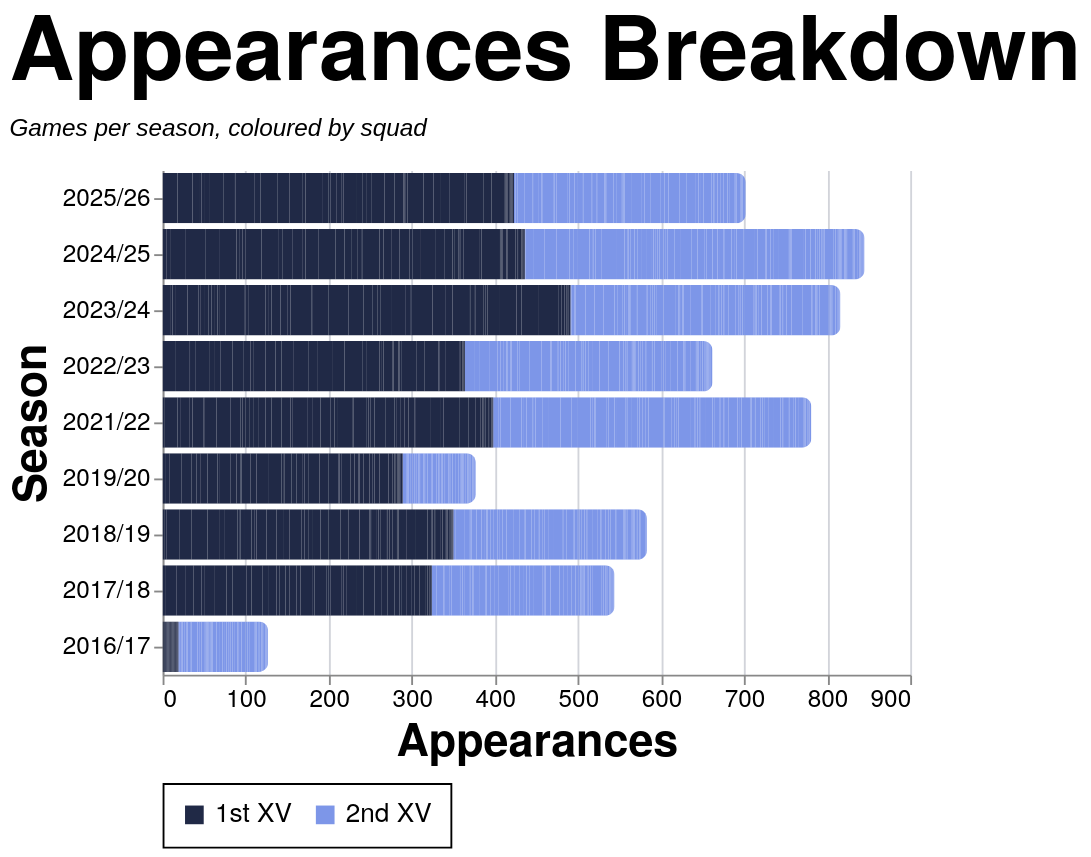

Write a Vega-Lite specification for this figure.
### Vega-Lite specification from a JSON file in a GitHub repository (floating-point values rounded to 4 significant figures; data arrays with more than 128 entries replaced by an {"elided": "..."} marker saying what was removed)
{"config": {"axis": {"labelFont": "PT Sans Narrow, Helvetica Neue, Helvetica, Arial, sans-serif", "titleFont": "PT Sans Narrow, Helvetica Neue, Helvetica, Arial, sans-serif", "labelFontSize": 13, "titleFontSize": 24, "gridColor": "#202947", "gridOpacity": 0.2, "zindex": 1}, "text": {"font": "Lato, sans-serif"}, "bar": {"cornerRadiusEnd": 5}, "header": {"labelFont": "PT Sans Narrow, Helvetica Neue, Helvetica, Arial, sans-serif", "titleFont": "PT Sans Narrow, Helvetica Neue, Helvetica, Arial, sans-serif", "labelFontSize": 24, "titleFontSize": 28, "labelFontWeight": "bold", "orient": "left"}, "legend": {"labelFont": "PT Sans Narrow, Helvetica Neue, Helvetica, Arial, sans-serif", "titleFont": "PT Sans Narrow, Helvetica Neue, Helvetica, Arial, sans-serif", "labelFontSize": 14, "titleFontSize": 16, "titlePadding": 5, "fillColor": "white", "strokeColor": "black", "padding": 10, "titleFontWeight": "lighter", "titleFontStyle": "italic", "titleColor": "gray", "offset": 10}, "title": {"font": "PT Sans Narrow, Helvetica Neue, Helvetica, Arial, sans-serif", "fontSize": 48, "fontWeight": "bold", "anchor": "start", "align": "center", "titlePadding": 20, "subtitlePadding": 10, "subtitleFontSize": 13, "subtitleColor": "", "subtitleFontStyle": "italic", "offset": 15, "color": "black"}, "axisX": {"labelAngle": 0}, "facet": {"title": null, "header": null, "align": {"row": "each", "column": "each"}, "spacing": 10}, "resolve": {"scale": {"y": "independent", "facet": "independent"}}, "background": "transparent", "scale": {"offsetBandPaddingOuter": 0.2, "offsetBandPaddingInner": 0.1}, "view": {"stroke": null, "background": "transparent"}}, "data": {"name": "data-5e50ab4564b3ca9ae52246bd035bb089"}, "mark": {"type": "bar"}, "encoding": {"color": {"field": "color_value", "legend": {"orient": "bottom", "title": null}, "scale": {"domain": ["1st XV", "2nd XV"], "range": ["#202946", "#7d96e8"]}, "sort": {"field": "sum(apps)", "op": "sum", "order": "descending"}, "type": "nominal"}, "tooltip": [{"field": "player", "title": "Player", "type": "nominal"}, {"field": "season", "title": "Season", "type": "nominal"}, {"field": "color_value", "title": "Group", "type": "nominal"}, {"aggregate": "sum", "field": "apps", "title": "Appearances", "type": "quantitative"}], "x": {"aggregate": "sum", "field": "apps", "title": "Appearances", "type": "quantitative"}, "y": {"field": "season", "sort": {"field": "season_sort", "op": "max", "order": "descending"}, "title": "Season", "type": "nominal"}}, "height": {"step": 30}, "title": {"text": "Appearances Breakdown", "subtitle": "Games per season, coloured by squad"}, "width": 400, "$schema": "https://vega.github.io/schema/vega-lite/v5.20.1.json", "datasets": {"data-5e50ab4564b3ca9ae52246bd035bb089": {"elided": "2509 records"}}}
